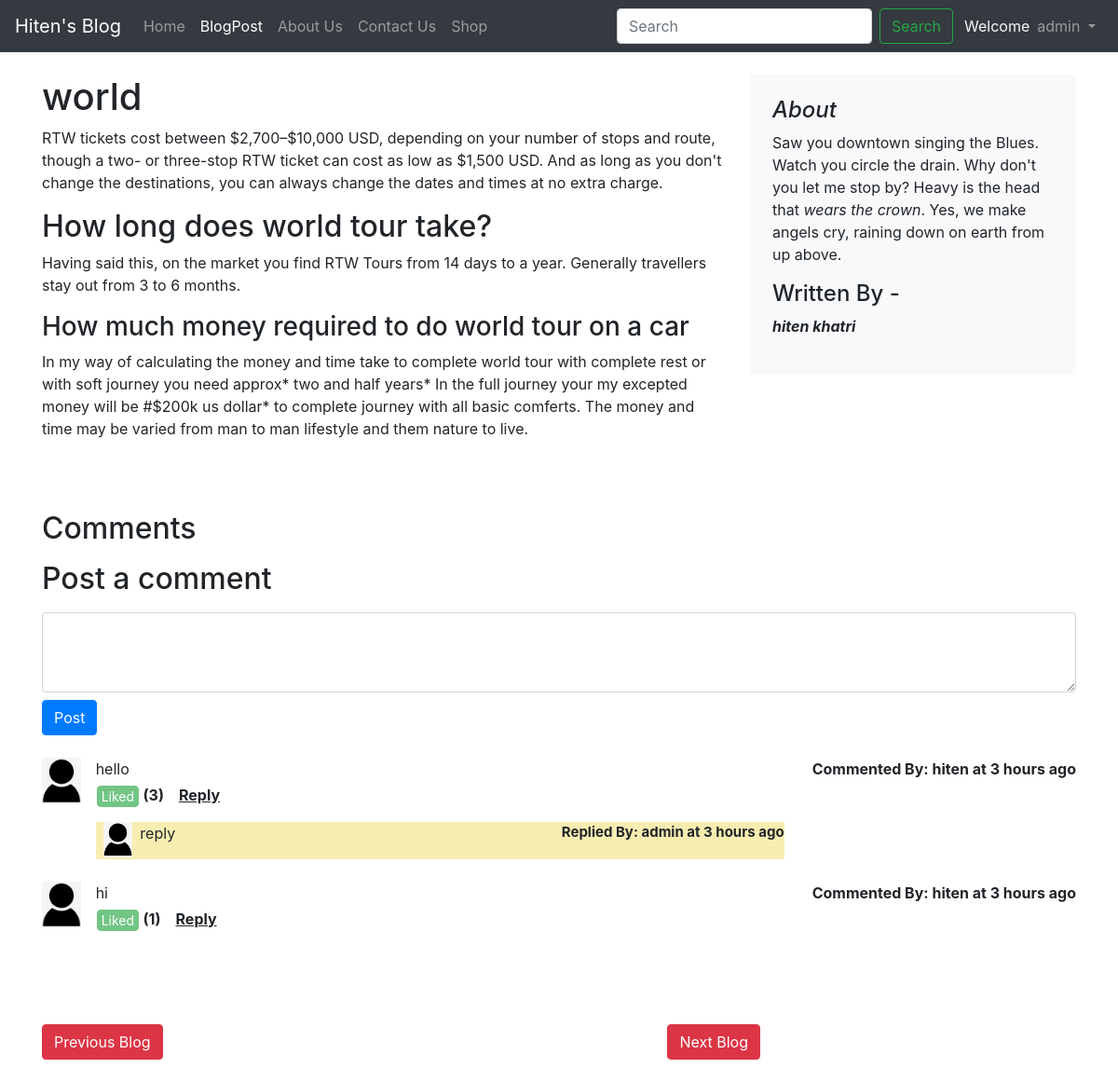
/blog/blogpost/1 (signed in), run on the app's committed database.
### blog/models.py (models this page shows, shortened)
class blogpost(models.Model):
    post_id=models.AutoField(primary_key=True)
    auth_name=models.CharField(max_length=40,default="")
    post_title=models.CharField(max_length=200)
    post_desc=models.CharField(max_length=2000)
    post_head1=models.CharField(max_length=200)
    post_desc1=models.CharField(max_length=2000)
    post_head2=models.CharField(max_length=200)
    post_desc2=models.CharField(max_length=2000)
    pub_date=models.DateTimeField(default=now)

class usercomm(models.Model):
    user_id=models.AutoField(primary_key=True)
    blog_id1=models.IntegerField(default=0)
    user_name=models.ForeignKey(User,on_delete=models.CASCADE)
    desc=models.CharField(max_length=3000,default="")
    ts1=models.DateTimeField(default=now)

class userlike(models.Model):
    like_id=models.AutoField(primary_key=True)
    blog_id3=models.IntegerField(default=0)
    like_comm_id=models.IntegerField(default=0)
    like_user_id=models.ForeignKey(User,on_delete=models.CASCADE,null=True)
    like_count=models.IntegerField(default=0)

class userreply(models.Model):
    user_id1=models.AutoField(primary_key=True)
    blog_id2=models.IntegerField(default=0)
    comm_id=models.IntegerField(default=0)
    user_name1=models.ForeignKey(User,on_delete=models.CASCADE)
    desc1=models.CharField(max_length=3000,default="")
    ts2=models.DateTimeField(default=now)

### blog/views.py (the view, shortened to what this page needs)
# urls.py: path('/blogpost/<int:myid>',views.blogpost1,name='blogpost1'),
def blogpost1(request,myid):
    blogs=blogpost.objects.filter(post_id=myid)[0]
    n=len(blogpost.objects.all())
    allcomm=usercomm.objects.all()
    replys=userreply.objects.all()
    likes=userlike.objects.all()
    userlists=userlist.objects.all()
    return render(request,'blog/blogpost.html',{'blogs':blogs,'length':n,'comm':allcomm,'reps':replys,'likes':likes,'userlists1':userlists})

### blog/templates/blog/blogpost.html (shortened to what this page needs)
{% extends 'blog/basic.html' %}
{% block navblogpost %}active{% endblock %}
{% block body %}
{% load humanize %}
<div class="container my-4">
    <div class="row">
        <div class="col-md-8 blog-main">
            <div class="blog-post">
                <h1 class="blog-post-title">{{blogs.post_title}}</h1>
                <p>{{blogs.post_desc}}</p>
                <h2>{{blogs.post_head1}}</h2>
                <p>{{blogs.post_desc1}}</p>
                <h3>{{blogs.post_head2}}</h3>
                <p>{{blogs.post_desc2}}</p>
            </div>
        </div>
        <aside id="{{length}}" class="col-md-4 len blog-sidebar">
            <div class="p-4 mb-3 bg-light rounded">
                <h4 class="font-italic">About</h4>
                <p class="mb-0">Saw you downtown singing the Blues. Watch you circle the drain. Why don't you let me
                    stop by? Heavy is the head that <em>wears the crown</em>. Yes, we make angels cry, raining down on
                    earth from up above.</p>
                <h4 class="mt-3" >Written By - </h4>
                <p><b><em>{{blogs.auth_name}}</em></b></p>
            </div>
        </aside>
    </div>
    <h2 style="margin-top: 60px;">Comments</h2>
    {% if user.is_authenticated %}
    <form class="my-3" action="/blog/fblog1/{{blogs.post_id}}" method="POST">{% csrf_token %}
        <div class="form-group">
            <label for="usercomm"><h2>Post a comment</h2></label>
            <textarea name="comm1" class="mb-2 form-control" id="usercomm" rows="3"></textarea>
            <button type="submit" id="combtn" class="btn btn-primary">Post</button>
        </div>
    </form>
    {% else %}
    <h3>You need to log in before posting comments.</h3>
    {% endif %}
    <div style="margin-bottom: 100px;">
        <ul class="mt-3 list-unstyled">
            {% for i in comm %}
            {% if blogs.post_id == i.blog_id1 %}
            <li id="comm{{i.user_id}}" class="media my-4">
                {% load static %}
                <img src="/static/blog/user.png" height="50px" class="mr-3" alt="...">
                <div class="media-body">
                    <p class="mb-1" style="width: 35rem;">{{i.desc}}</p>
                    <div class="row">
                        {% for k in likes %}
                        <form method="POST">{% csrf_token %}
                            {% if blogs.post_id == k.blog_id3 %}
                            {% if k.like_comm_id == i.user_id %}
                            {% if user.is_authenticated %}
                            {% if k.like_user_id != request.user %}
                            <input type="hidden" id="l{{k.like_id}}" name="likes21" value="{{k.likes21}}">
                            <button style="font-size:14px ;" id="like{{i.user_id}}" class="ml-3 px-1 py-0 btn btn-success like">Like </button>
                            {% else %}
                            <a href="#" style="font-size:14px ;" class="ml-3 px-1 py-0 btn btn-success disabled">Liked </a>
                            {% endif %}
                            {% else %}
                            <span style="font-size: 14px;" class="badge ml-2 badge-info">Likes</span>
                            {% endif %}
                            <b id="like1{{i.user_id}}">({{k.like_count}})</b>
                            {% endif %}
                            {% endif %}
                            {% endfor %}
                        </form>
                        <div style="cursor: pointer; text-decoration: underline;" class="ml-3 reply"><b id="reply{{i.user_id}}">Reply</b></div>
                    </div>
                    {% for j in reps %}
                    {% if blogs.post_id == j.blog_id2 %}
                    {% if i.user_id == j.comm_id %}
                    <div class="media mt-3" style="background-color: rgb(248, 237, 177);">
                        <img class="mx-2" src="/static/blog/user.png" height="38px" alt="...">
                        <div class="media-body">
                            <p style="width: 22rem;">{{j.desc1}}</p>
                        </div>
                        <div style="font-size: 15px;" ><b>Replied By: <span>{{j.user_name1}}</span> at <span>{{j.ts2|naturaltime}}</span></b></div>
                    </div>
                    {% endif %}
                    {% endif %}
                    {% endfor %}
                </div>
                <div style="margin-left: 30px;"><b>Commented By: <span>{{i.user_name}}</span> at <span>{{i.ts1|naturaltime}}</span></b></div>
            </li>
            {% endif %}
            {% endfor %}
        </ul>
    </div>
    <div style="display: flex;">
        <div ><button id="prev{{blogs.post_id}}" type="button" class="prev btn btn-danger">Previous Blog</button></div>
        <div style="position: absolute; right: 24rem;"><button id="next{{blogs.post_id}}" type="button" class="next btn btn-danger">Next Blog</button></div>
    </div>
</div>
{% endblock %}

### blog/templates/blog/basic.html (shortened to what this page needs)
<!doctype html>
<html lang="en">
<head>
    <link rel="stylesheet" href="https://cdn.jsdelivr.net/npm/bootstrap@4.6.0/dist/css/bootstrap.min.css"
>
</head>
<body>
    <nav class="navbar navbar-expand-lg navbar-dark bg-dark">
        <a class="navbar-brand" href="/blog">Hiten's Blog</a>
        <div class="collapse navbar-collapse" id="navbarSupportedContent">
            <ul class="navbar-nav mr-auto">
                <li class="nav-item {% block navblog %}{% endblock %}">
                    <a class="nav-link" href="/blog">Home <span class="sr-only">(current)</span></a>
                </li>
                <li class="nav-item {% block navblogpost %}{% endblock %}">
                    <a class="nav-link" href="/blog/blogpost/1">BlogPost</a>
                </li>
                <li class="nav-item {% block navabout %}{% endblock %}">
                    <a class="nav-link" href="/blog/about">About Us</a>
                </li>
                <li class="nav-item {% block navcontact %}{% endblock %}">
                    <a class="nav-link" href="/blog/contact">Contact Us</a>
                </li>
                <li class="nav-item">
                    <a class="nav-link" href="/shop">Shop</a>
                </li>
            </ul>
            <form action="/blog/search" method="GET" class="form-inline my-2 my-lg-0">
                <input name="query" class="form-control mr-sm-2" type="search" placeholder="Search" aria-label="Search">
                <button class="btn mr-1 btn-outline-success my-2 my-sm-0" type="submit">Search</button>
            </form>
            {% if user.is_authenticated %}
            <p class="text-light my-auto ml-2">Welcome</p>
            <ul class="navbar-nav ">
                <li class="nav-item dropdown">
                    <a class="nav-link dropdown-toggle" href="#" id="dropdownMenuLink" data-toggle="dropdown" aria-haspopup="true" aria-expanded="false">
                        {{request.user}}
                    </a>
                </li>
            </ul>
            </div>
            {% else %}
            <button type="button" class="btn mx-2 btn-success" data-toggle="modal" data-target="#loginModal">Login</button>
            <button type="button" class="btn btn-success" data-toggle="modal" data-target="#signinModal">Sign In</button>
            {% endif %}
    </nav>
    {% block body %}{% endblock %}
</body>
</html>

### data on the page
blogpost: post_title "world", post_desc "RTW tickets cost between $2,700–$10,000 USD, depending on your number of stops and route, though a two- or three-stop RTW ticket can cost as low as $1,500 USD. And as long as you don't change the destinations, you can always change the dates and times at no extra charge.", post_head1 "How long does world tour take?", post_desc1 "Having said this, on the market you find RTW Tours from 14 days to a year. Generally travellers stay out from 3 to 6 months.", post_head2 "How much money required to do world tour on a car", post_desc2 "In my way of calculating the money and time take to complete world tour with complete rest or with soft journey you need approx* two and half years* In the full journey your my excepted money will be #$200k us dollar* to complete journey with all basic comferts. The money and time may be varied from man to man lifestyle and them nature to live.", auth_name "hiten khatri"
usercomm: desc "hello", user_name "hiten", ts1 "3 hours ago"
userlike: shows "Liked", like_count "3"
userreply: blog_id2 1 (drawn), desc1 "reply", user_name1 "admin", ts2 "3 hours ago"
usercomm: desc "hi", user_name "hiten", ts1 "3 hours ago"
userlike: shows "Liked", like_count "1"

### other printed values
{{ request.user }} "admin"
